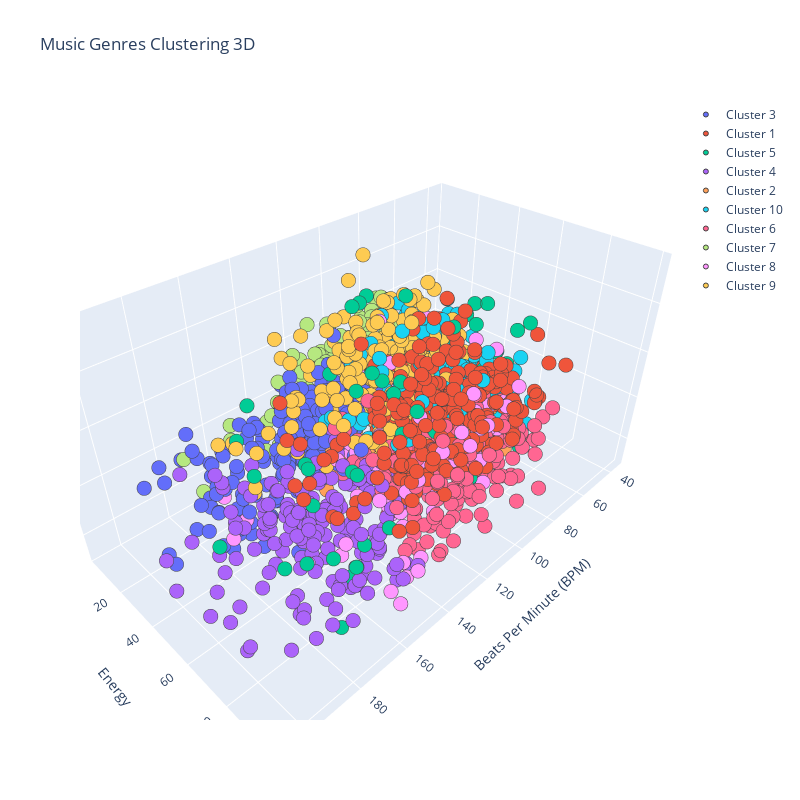

The code cell stored with this chart in its notebook:
### Markdown cell above
## 3D Görselleştirme
Kümeleri BPM, Energy ve Danceability eksenlerinde görselleştiriyoruz.

### Code cell
PLOT = go.Figure()
for i in list(data["Music Segments"].unique()):
    PLOT.add_trace(go.Scatter3d(
        x = data[data["Music Segments"]== i]['Beats Per Minute (BPM)'],
        y = data[data["Music Segments"] == i]['Energy'],
        z = data[data["Music Segments"] == i]['Danceability'],                        
        mode = 'markers',
        marker_size = 5,
        marker_line_width = 1,
        name = f"Cluster {i+1}"
    ))

PLOT.update_traces(hovertemplate='BPM: %{x} <br>Energy: %{y} <br>Danceability: %{z}')
PLOT.update_layout(
    width = 800, 
    height = 800, 
    autosize = True, 
    showlegend = True,
    scene = dict(
        xaxis=dict(title = 'Beats Per Minute (BPM)'),
        yaxis=dict(title = 'Energy'),
        zaxis=dict(title = 'Danceability')
    ),
    title = "Music Genres Clustering 3D"
)
PLOT.show()

### Figure 1 — Plotly figure (JSON) as saved in the notebook; plotly's stock layout.template omitted (floating-point values rounded to 4 significant figures; data arrays with more than 128 entries replaced by an {"elided": "..."} marker saying what was removed)
{"data": [{"hovertemplate": "BPM: %{x} <br>Energy: %{y} <br>Danceability: %{z}", "marker": {"line": {"width": 1}, "size": 5}, "mode": "markers", "name": "Cluster 3", "type": "scatter3d", "x": {"elided": "211 int values"}, "y": {"elided": "211 int values"}, "z": {"elided": "211 int values"}}, {"hovertemplate": "BPM: %{x} <br>Energy: %{y} <br>Danceability: %{z}", "marker": {"line": {"width": 1}, "size": 5}, "mode": "markers", "name": "Cluster 1", "type": "scatter3d", "x": {"elided": "295 int values"}, "y": {"elided": "295 int values"}, "z": {"elided": "295 int values"}}, {"hovertemplate": "BPM: %{x} <br>Energy: %{y} <br>Danceability: %{z}", "marker": {"line": {"width": 1}, "size": 5}, "mode": "markers", "name": "Cluster 5", "type": "scatter3d", "x": [168, 74, 148, 178, 171, 193, 99, 190, 131, 80, 94, 174, 130, 139, 169, 83, 123, 156, 140, 71, 110, 160, 135, 160, 100, 75, 168, 112, 171, 174, 120, 135, 87, 81, 177, 76, 134, 110, 129, 177, 124, 120, 115, 89, 174, 89, 142, 93, 95, 86, 176, 90], "y": [69, 65, 76, 68, 74, 58, 77, 76, 71, 77, 70, 96, 49, 71, 88, 53, 73, 91, 86, 63, 64, 82, 72, 80, 38, 71, 93, 75, 75, 44, 85, 43, 11, 64, 78, 52, 75, 53, 84, 90, 46, 92, 69, 83, 52, 65, 63, 74, 91, 68, 91, 90], "z": [66, 62, 91, 30, 69, 43, 65, 79, 78, 78, 83, 49, 95, 82, 35, 66, 48, 48, 79, 51, 70, 65, 76, 65, 61, 60, 51, 91, 56, 64, 60, 70, 70, 55, 39, 73, 62, 93, 65, 50, 93, 46, 57, 47, 81, 87, 76, 67, 92, 87, 21, 41]}, {"hovertemplate": "BPM: %{x} <br>Energy: %{y} <br>Danceability: %{z}", "marker": {"line": {"width": 1}, "size": 5}, "mode": "markers", "name": "Cluster 4", "type": "scatter3d", "x": {"elided": "177 int values"}, "y": {"elided": "177 int values"}, "z": {"elided": "177 int values"}}, {"hovertemplate": "BPM: %{x} <br>Energy: %{y} <br>Danceability: %{z}", "marker": {"line": {"width": 1}, "size": 5}, "mode": "markers", "name": "Cluster 2", "type": "scatter3d", "x": {"elided": "200 int values"}, "y": {"elided": "200 int values"}, "z": {"elided": "200 int values"}}, {"hovertemplate": "BPM: %{x} <br>Energy: %{y} <br>Danceability: %{z}", "marker": {"line": {"width": 1}, "size": 5}, "mode": "markers", "name": "Cluster 10", "type": "scatter3d", "x": {"elided": "233 int values"}, "y": {"elided": "233 int values"}, "z": {"elided": "233 int values"}}, {"hovertemplate": "BPM: %{x} <br>Energy: %{y} <br>Danceability: %{z}", "marker": {"line": {"width": 1}, "size": 5}, "mode": "markers", "name": "Cluster 6", "type": "scatter3d", "x": {"elided": "275 int values"}, "y": {"elided": "275 int values"}, "z": {"elided": "275 int values"}}, {"hovertemplate": "BPM: %{x} <br>Energy: %{y} <br>Danceability: %{z}", "marker": {"line": {"width": 1}, "size": 5}, "mode": "markers", "name": "Cluster 7", "type": "scatter3d", "x": {"elided": "185 int values"}, "y": {"elided": "185 int values"}, "z": {"elided": "185 int values"}}, {"hovertemplate": "BPM: %{x} <br>Energy: %{y} <br>Danceability: %{z}", "marker": {"line": {"width": 1}, "size": 5}, "mode": "markers", "name": "Cluster 8", "type": "scatter3d", "x": [102, 117, 115, 92, 92, 104, 157, 160, 162, 107, 85, 136, 136, 130, 173, 159, 112, 104, 150, 110, 68, 96, 81, 105, 114, 130, 90, 132, 112, 174, 131, 105, 94, 117, 136, 100, 184, 84, 148, 114, 111, 92, 114, 125, 95, 147, 118, 147, 130, 96, 121, 123, 104, 141, 100, 134, 134, 92, 112, 78, 141, 89, 101, 135, 125, 111, 117, 156, 92, 91, 95, 106, 133, 117, 105, 119, 117, 127, 129, 147, 117, 113, 106, 111, 144, 154, 135, 120, 140, 99, 102, 92, 134, 103, 94, 176, 109, 115, 84, 135, 110, 135, 106, 133, 134, 122, 127, 131, 149, 135, 120, 110, 163, 96, 85, 122, 127, 175], "y": [88, 93, 46, 76, 69, 92, 93, 74, 62, 79, 76, 85, 93, 32, 30, 99, 59, 86, 93, 86, 47, 63, 56, 86, 89, 49, 66, 29, 77, 92, 83, 46, 75, 45, 78, 47, 51, 40, 60, 93, 64, 88, 44, 88, 79, 68, 89, 89, 50, 35, 76, 59, 51, 63, 45, 51, 75, 53, 81, 68, 76, 64, 88, 89, 68, 74, 93, 87, 61, 82, 85, 68, 64, 92, 78, 75, 79, 96, 94, 95, 71, 45, 84, 85, 91, 95, 90, 32, 90, 64, 72, 65, 82, 75, 52, 47, 59, 39, 13, 72, 86, 55, 85, 80, 51, 98, 90, 48, 90, 63, 47, 46, 46, 67, 56, 72, 87, 76], "z": [54, 38, 83, 52, 76, 66, 23, 27, 32, 69, 37, 58, 66, 53, 32, 24, 30, 54, 24, 50, 35, 66, 37, 64, 59, 41, 54, 54, 65, 55, 43, 52, 65, 49, 45, 32, 35, 70, 51, 41, 62, 66, 37, 56, 36, 40, 76, 55, 55, 51, 61, 76, 38, 41, 49, 45, 29, 39, 60, 66, 37, 57, 54, 50, 46, 60, 52, 56, 63, 67, 60, 63, 55, 64, 55, 50, 61, 65, 70, 26, 66, 37, 46, 64, 59, 35, 40, 43, 23, 44, 59, 48, 72, 35, 56, 35, 57, 62, 21, 27, 33, 44, 54, 52, 41, 71, 56, 30, 43, 42, 46, 49, 36, 45, 40, 62, 41, 36]}, {"hovertemplate": "BPM: %{x} <br>Energy: %{y} <br>Danceability: %{z}", "marker": {"line": {"width": 1}, "size": 5}, "mode": "markers", "name": "Cluster 9", "type": "scatter3d", "x": {"elided": "248 int values"}, "y": {"elided": "248 int values"}, "z": {"elided": "248 int values"}}], "layout": {"autosize": true, "height": 800, "scene": {"xaxis": {"title": {"text": "Beats Per Minute (BPM)"}}, "yaxis": {"title": {"text": "Energy"}}, "zaxis": {"title": {"text": "Danceability"}}}, "showlegend": true, "title": {"text": "Music Genres Clustering 3D"}, "width": 800}}
